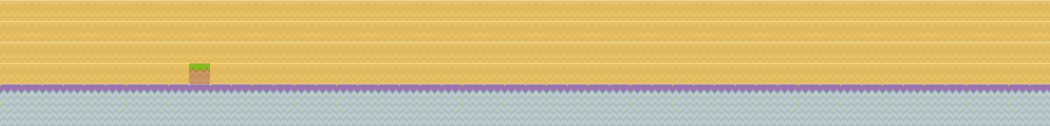

The image is a tile-based game level rendered from a .tmx file. Its description and complete source (layers, tilesets, objects, tile grids) follow:
An orthogonal 50x6 tile map with 21x21 px tiles, 2 tile layers (backgroundLayer, blockedLayer).

<map version="1.0" orientation="orthogonal" renderorder="right-down" width="50" height="6" tilewidth="21" tileheight="21" nextobjectid="17">
 <tileset firstgid="1" name="tiles_spritesheet" tilewidth="21" tileheight="21" spacing="2" margin="2" tilecount="900" columns="30">
  <image source="../images/tiles_spritesheet.png" width="692" height="692" />
 </tileset>
 <layer name="backgroundLayer" width="50" height="6">
  <data encoding="csv">
785,785,785,785,785,785,785,785,785,785,785,785,785,785,785,785,785,785,785,785,785,785,785,785,785,785,785,785,785,785,785,785,785,785,785,785,785,785,785,785,785,785,785,785,785,785,785,785,785,785,
785,785,785,785,785,785,785,785,785,785,785,785,785,785,785,785,785,785,785,785,785,785,785,785,785,785,785,785,785,785,785,785,785,785,785,785,785,785,785,785,785,785,785,785,785,785,785,785,785,785,
785,785,785,785,785,785,785,785,785,785,785,785,785,785,785,785,785,785,785,785,785,785,785,785,785,785,785,785,785,785,785,785,785,785,785,785,785,785,785,785,785,785,785,785,785,785,785,785,785,785,
785,785,785,785,785,785,785,785,785,785,785,785,785,785,785,785,785,785,785,785,785,785,785,785,785,785,785,785,785,785,785,785,785,785,785,785,785,785,785,785,785,785,785,785,785,785,785,785,785,785,
785,785,785,785,785,785,785,785,785,785,785,785,785,785,785,785,785,785,785,785,785,785,785,785,785,785,785,785,785,785,785,785,785,785,785,785,785,785,785,785,785,785,785,785,785,785,785,785,785,785,
785,785,785,785,785,785,785,785,785,785,785,785,785,785,785,785,785,785,785,785,785,785,785,785,785,785,785,785,785,785,785,785,785,785,785,785,785,785,785,785,785,785,785,785,785,785,785,785,785,785
</data>
 </layer>
 <layer name="blockedLayer" width="50" height="6">
  <data encoding="csv">
0,0,0,0,0,0,0,0,0,0,0,0,0,0,0,0,0,0,0,0,0,0,0,0,0,0,0,0,0,0,0,0,0,0,0,0,0,0,0,0,0,0,0,0,0,0,0,0,0,0,
0,0,0,0,0,0,0,0,0,0,0,0,0,0,0,0,0,0,0,0,0,0,0,0,0,0,0,0,0,0,0,0,0,0,0,0,0,0,0,0,0,0,0,0,0,0,0,0,0,0,
0,0,0,0,0,0,0,0,0,0,0,0,0,0,0,0,0,0,0,0,0,0,0,0,0,0,0,0,0,0,0,0,0,0,0,0,0,0,0,0,0,0,0,0,0,0,0,0,0,0,
0,0,0,0,0,0,0,0,0,123,0,0,0,0,0,0,0,0,0,0,0,0,0,0,0,0,0,0,0,0,0,0,0,0,0,0,0,0,0,0,0,0,0,0,0,0,0,0,0,0,
183,183,183,183,183,183,183,183,183,183,183,183,183,183,183,183,183,183,183,183,183,183,183,183,183,183,183,183,183,183,183,183,183,183,183,183,183,183,183,183,183,183,183,183,183,183,183,183,183,183,
213,213,213,213,213,213,213,213,213,213,213,213,213,213,213,213,213,213,213,213,213,213,213,213,213,213,213,213,213,213,213,213,213,213,213,213,213,213,213,213,213,213,213,213,213,213,213,213,213,213
</data>
 </layer>
 <objectgroup name="objectsLayer" />
</map>